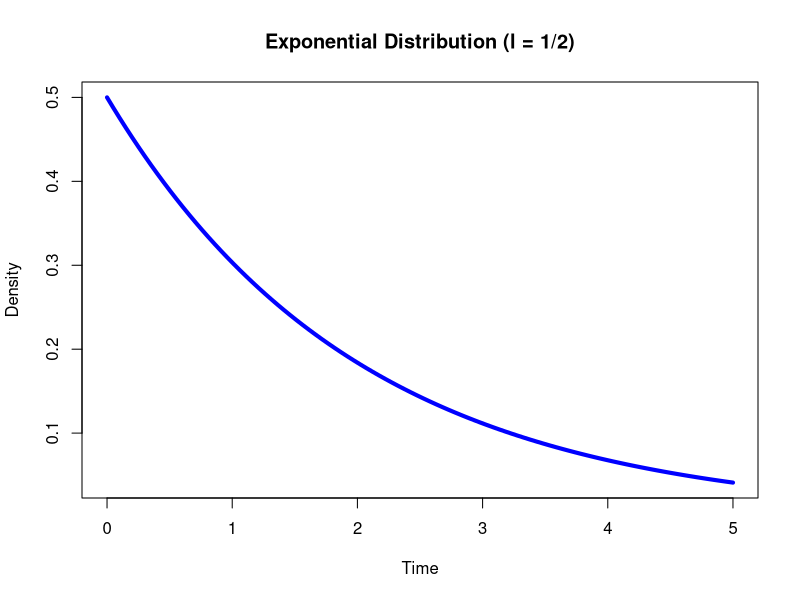
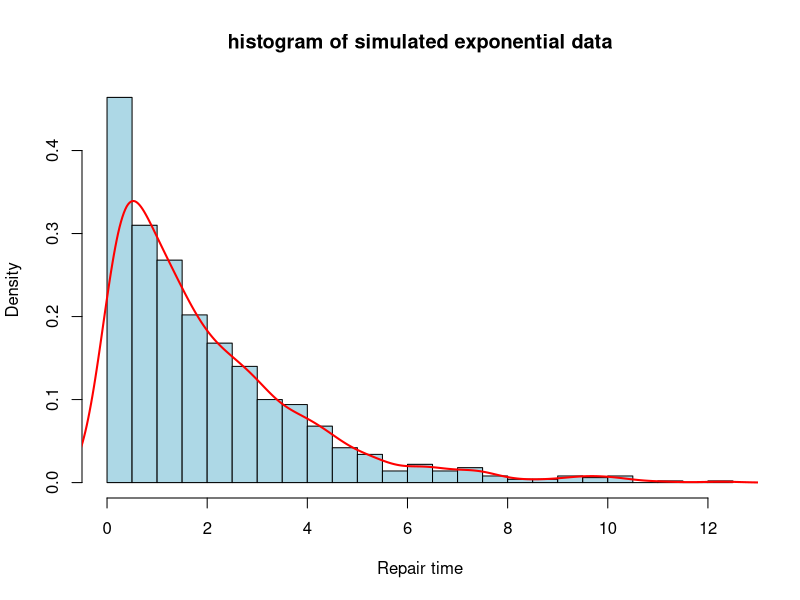

The R source for these figures, in order:
# (1)
a = 0
b = 60
#(a)
p1 = punif(45,min = a,max = b,lower.tail = FALSE)
cat("P(X > 45) : ",p1)

#(b)
p2 = punif(30,min = a,max = b) - punif(20,min = a,max = b)
cat("P(20 <= X <= 30) : ",p2)


# (2)
l = 1/2
#(a)
f1 = l * exp(-l * 3)
cat("Density function at x = 3 : ",f1)

#(b)
x_val = seq(0,5,length.out = 100)
y_val = l * exp(-l * x_val)
plot(x_val,y_val,type = "l",lwd = 4,col = "blue",main ="Exponential Distribution (l = 1/2)",xlab = "Time",ylab = "Density")

#(c)
p3 = 1 - exp(-l * 3)
cat("Probability that repair time takes at most 3 hours : ",p3)

#(d)
s_data = rexp(1000,rate = l)
hist(s_data,breaks = 30,probability = TRUE,col = "lightblue",main = "histogram of simulated exponential data",xlab = "Repair time")
lines(density(s_data),col = "red",lwd = 2)


# (3)
#(a)
a = 2
b = 1/3
p_3 = dgamma(3,shape = a,scale = b)
cat("Probability that lifetime is 3 units of time : ",p_3)

#(b)
p_atleast_1 = 1 - pgamma(1,shape = a,scale = b)
cat("Probability that lifetime is atleast 1 unit of time : ",p_atleast_1)

c = qgamma(0.7,shape = a,scale = b)
cat("Value of c such that p(X <= c) >= 0.70 : ",c)






